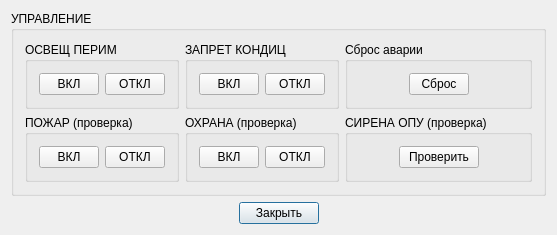
<?xml version="1.0" encoding="UTF-8"?>
<ui version="4.0">
 <class>DlgCtrlElk</class>
 <widget class="QDialog" name="DlgCtrlElk">
  <property name="geometry">
   <rect>
    <x>0</x>
    <y>0</y>
    <width>557</width>
    <height>229</height>
   </rect>
  </property>
  <property name="sizePolicy">
   <sizepolicy hsizetype="Minimum" vsizetype="Minimum">
    <horstretch>0</horstretch>
    <verstretch>0</verstretch>
   </sizepolicy>
  </property>
  <property name="windowTitle">
   <string>Панель Управления ЭЛК</string>
  </property>
  <layout class="QVBoxLayout" name="verticalLayout">
   <item>
    <widget class="QGroupBox" name="groupControl">
     <property name="sizePolicy">
      <sizepolicy hsizetype="Preferred" vsizetype="Minimum">
       <horstretch>0</horstretch>
       <verstretch>0</verstretch>
      </sizepolicy>
     </property>
     <property name="title">
      <string>УПРАВЛЕНИЕ</string>
     </property>
     <layout class="QGridLayout" name="gridLayout">
      <item row="0" column="0">
       <widget class="QGroupBox" name="groupControlOsvPerim">
        <property name="title">
         <string>ОСВЕЩ ПЕРИМ</string>
        </property>
        <layout class="QHBoxLayout">
         <item>
          <widget class="QPushButton" name="pushOsvPerimOn">
           <property name="maximumSize">
            <size>
             <width>60</width>
             <height>32767</height>
            </size>
           </property>
           <property name="text">
            <string>ВКЛ</string>
           </property>
           <property name="checkable">
            <bool>true</bool>
           </property>
          </widget>
         </item>
         <item>
          <widget class="QPushButton" name="pushOsvPerimOff">
           <property name="maximumSize">
            <size>
             <width>60</width>
             <height>32767</height>
            </size>
           </property>
           <property name="text">
            <string>ОТКЛ</string>
           </property>
           <property name="checkable">
            <bool>true</bool>
           </property>
          </widget>
         </item>
        </layout>
       </widget>
      </item>
      <item row="0" column="1">
       <widget class="QGroupBox" name="groupControlCond">
        <property name="title">
         <string>ЗАПРЕТ КОНДИЦ</string>
        </property>
        <layout class="QHBoxLayout">
         <item>
          <widget class="QPushButton" name="pushCondOn">
           <property name="maximumSize">
            <size>
             <width>60</width>
             <height>32767</height>
            </size>
           </property>
           <property name="text">
            <string>ВКЛ</string>
           </property>
           <property name="checkable">
            <bool>true</bool>
           </property>
          </widget>
         </item>
         <item>
          <widget class="QPushButton" name="pushCondOff">
           <property name="maximumSize">
            <size>
             <width>60</width>
             <height>32767</height>
            </size>
           </property>
           <property name="text">
            <string>ОТКЛ</string>
           </property>
           <property name="checkable">
            <bool>true</bool>
           </property>
          </widget>
         </item>
        </layout>
       </widget>
      </item>
      <item row="0" column="2">
       <widget class="QGroupBox" name="groupControlReset">
        <property name="title">
         <string>Сброс аварии</string>
        </property>
        <layout class="QHBoxLayout">
         <item>
          <spacer name="spacerReset1">
           <property name="orientation">
            <enum>Qt::Horizontal</enum>
           </property>
           <property name="sizeType">
            <enum>QSizePolicy::Expanding</enum>
           </property>
           <property name="sizeHint" stdset="0">
            <size>
             <width>20</width>
             <height>16</height>
            </size>
           </property>
          </spacer>
         </item>
         <item>
          <widget class="QPushButton" name="pushReset">
           <property name="maximumSize">
            <size>
             <width>60</width>
             <height>32767</height>
            </size>
           </property>
           <property name="text">
            <string>Сброс</string>
           </property>
          </widget>
         </item>
         <item>
          <spacer name="spacerReset2">
           <property name="orientation">
            <enum>Qt::Horizontal</enum>
           </property>
           <property name="sizeType">
            <enum>QSizePolicy::Expanding</enum>
           </property>
           <property name="sizeHint" stdset="0">
            <size>
             <width>20</width>
             <height>20</height>
            </size>
           </property>
          </spacer>
         </item>
        </layout>
       </widget>
      </item>
      <item row="1" column="0">
       <widget class="QGroupBox" name="groupControlFire">
        <property name="title">
         <string>ПОЖАР (проверка)</string>
        </property>
        <layout class="QHBoxLayout">
         <item>
          <widget class="QPushButton" name="pushFireOn">
           <property name="maximumSize">
            <size>
             <width>60</width>
             <height>32767</height>
            </size>
           </property>
           <property name="text">
            <string>ВКЛ</string>
           </property>
           <property name="checkable">
            <bool>true</bool>
           </property>
          </widget>
         </item>
         <item>
          <widget class="QPushButton" name="pushFireOff">
           <property name="maximumSize">
            <size>
             <width>60</width>
             <height>32767</height>
            </size>
           </property>
           <property name="text">
            <string>ОТКЛ</string>
           </property>
           <property name="checkable">
            <bool>true</bool>
           </property>
          </widget>
         </item>
        </layout>
       </widget>
      </item>
      <item row="1" column="1">
       <widget class="QGroupBox" name="groupControlGuard">
        <property name="title">
         <string>ОХРАНА (проверка)</string>
        </property>
        <layout class="QHBoxLayout">
         <item>
          <widget class="QPushButton" name="pushGuardOn">
           <property name="maximumSize">
            <size>
             <width>60</width>
             <height>32767</height>
            </size>
           </property>
           <property name="text">
            <string>ВКЛ</string>
           </property>
           <property name="checkable">
            <bool>true</bool>
           </property>
          </widget>
         </item>
         <item>
          <widget class="QPushButton" name="pushGuardOff">
           <property name="maximumSize">
            <size>
             <width>60</width>
             <height>32767</height>
            </size>
           </property>
           <property name="text">
            <string>ОТКЛ</string>
           </property>
           <property name="checkable">
            <bool>true</bool>
           </property>
          </widget>
         </item>
        </layout>
       </widget>
      </item>
      <item row="1" column="2">
       <widget class="QGroupBox" name="groupControlHowl">
        <property name="title">
         <string>СИРЕНА ОПУ (проверка)</string>
        </property>
        <layout class="QHBoxLayout" name="_2">
         <item>
          <spacer name="spacerHowl1">
           <property name="orientation">
            <enum>Qt::Horizontal</enum>
           </property>
           <property name="sizeType">
            <enum>QSizePolicy::Expanding</enum>
           </property>
           <property name="sizeHint" stdset="0">
            <size>
             <width>20</width>
             <height>16</height>
            </size>
           </property>
          </spacer>
         </item>
         <item>
          <widget class="QPushButton" name="pushTestHowl">
           <property name="maximumSize">
            <size>
             <width>80</width>
             <height>32767</height>
            </size>
           </property>
           <property name="text">
            <string>Проверить</string>
           </property>
          </widget>
         </item>
         <item>
          <spacer name="spacerHowl2">
           <property name="orientation">
            <enum>Qt::Horizontal</enum>
           </property>
           <property name="sizeType">
            <enum>QSizePolicy::Expanding</enum>
           </property>
           <property name="sizeHint" stdset="0">
            <size>
             <width>20</width>
             <height>20</height>
            </size>
           </property>
          </spacer>
         </item>
        </layout>
       </widget>
      </item>
     </layout>
    </widget>
   </item>
   <item>
    <layout class="QHBoxLayout" name="horizontalLayout">
     <item>
      <spacer name="spacerClose1">
       <property name="orientation">
        <enum>Qt::Horizontal</enum>
       </property>
       <property name="sizeType">
        <enum>QSizePolicy::Expanding</enum>
       </property>
       <property name="sizeHint" stdset="0">
        <size>
         <width>200</width>
         <height>20</height>
        </size>
       </property>
      </spacer>
     </item>
     <item>
      <widget class="QPushButton" name="pushClose">
       <property name="text">
        <string>Закрыть</string>
       </property>
       <property name="default">
        <bool>true</bool>
       </property>
      </widget>
     </item>
     <item>
      <spacer name="spacerClose2">
       <property name="orientation">
        <enum>Qt::Horizontal</enum>
       </property>
       <property name="sizeType">
        <enum>QSizePolicy::Expanding</enum>
       </property>
       <property name="sizeHint" stdset="0">
        <size>
         <width>190</width>
         <height>20</height>
        </size>
       </property>
      </spacer>
     </item>
    </layout>
   </item>
  </layout>
 </widget>
 <layoutdefault spacing="6" margin="11"/>
 <pixmapfunction>qPixmapFromMimeSource</pixmapfunction>
 <tabstops>
  <tabstop>pushOsvPerimOn</tabstop>
  <tabstop>pushOsvPerimOff</tabstop>
  <tabstop>pushFireOn</tabstop>
  <tabstop>pushFireOff</tabstop>
  <tabstop>pushGuardOn</tabstop>
  <tabstop>pushGuardOff</tabstop>
  <tabstop>pushCondOn</tabstop>
  <tabstop>pushCondOff</tabstop>
  <tabstop>pushReset</tabstop>
  <tabstop>pushClose</tabstop>
 </tabstops>
 <resources/>
 <connections/>
</ui>
